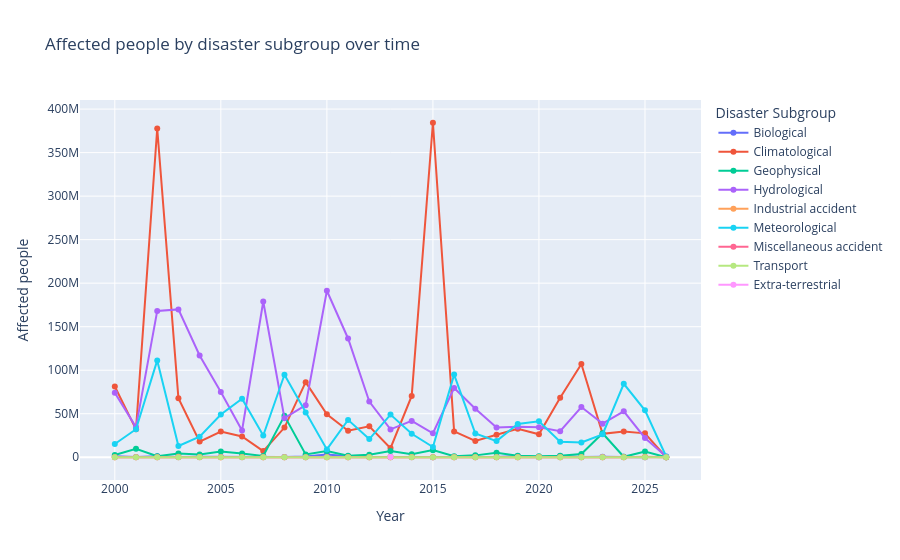

The cell this chart's notebook holds for it:
### Markdown cell above
## Affected people by disaster subgroup over time

This section examines how the number of people affected evolves over time across disaster subgroups. It helps connect the frequency of events with the human impact they generate.

### Code cell
affected_over_time = (
    df.groupby(["Start Year", "Disaster Subgroup"])
      .agg(
          events=("DisNo.", "count"),
          affected_people=("Total Affected", "sum")
      )
      .reset_index()
)

fig = px.line(
    affected_over_time,
    x="Start Year",
    y="affected_people",
    color="Disaster Subgroup",
    markers=True,
    title="Affected people by disaster subgroup over time"
)

fig.update_xaxes(title="Year")
fig.update_yaxes(title="Affected people")
fig.show()

### Figure 1 — Plotly figure (JSON) as saved in the notebook; plotly's stock layout.template omitted (floating-point values rounded to 4 significant figures)
{"data": [{"hovertemplate": "Disaster Subgroup=Biological<br>Start Year=%{x}<br>affected_people=%{y}<extra></extra>", "legendgroup": "Biological", "line": {"color": "#636efa", "dash": "solid"}, "marker": {"symbol": "circle"}, "mode": "lines+markers", "name": "Biological", "orientation": "v", "showlegend": true, "type": "scatter", "x": [2000, 2001, 2002, 2003, 2004, 2005, 2006, 2007, 2008, 2009, 2010, 2011, 2012, 2013, 2014, 2015, 2016, 2017, 2018, 2019, 2020, 2021, 2022, 2023, 2024, 2025], "xaxis": "x", "y": [1081848, 238544, 1203049, 151428, 564094, 435324, 294149, 474368, 413305, 992102, 3191565, 1156737, 156394, 315997, 192217, 92597, 153316, 359375, 214049, 1479160, 111929, 1545469, 219188, 462558, 431124, 17730], "yaxis": "y"}, {"hovertemplate": "Disaster Subgroup=Climatological<br>Start Year=%{x}<br>affected_people=%{y}<extra></extra>", "legendgroup": "Climatological", "line": {"color": "#EF553B", "dash": "solid"}, "marker": {"symbol": "circle"}, "mode": "lines+markers", "name": "Climatological", "orientation": "v", "showlegend": true, "type": "scatter", "x": [2000, 2001, 2002, 2003, 2004, 2005, 2006, 2007, 2008, 2009, 2010, 2011, 2012, 2013, 2014, 2015, 2016, 2017, 2018, 2019, 2020, 2021, 2022, 2023, 2024, 2025, 2026], "xaxis": "x", "y": [81265116, 32086893, 377721059, 67916408, 17992019, 29557897, 23859362, 7063157, 34126668, 86307074, 49403469, 30437901, 35569563, 10513735, 70460770, 384303934, 29684490, 18662137, 25809497, 32779357, 26358779, 68285690, 107193579, 26908696, 29616514, 27459675, 28332], "yaxis": "y"}, {"hovertemplate": "Disaster Subgroup=Geophysical<br>Start Year=%{x}<br>affected_people=%{y}<extra></extra>", "legendgroup": "Geophysical", "line": {"color": "#00cc96", "dash": "solid"}, "marker": {"symbol": "circle"}, "mode": "lines+markers", "name": "Geophysical", "orientation": "v", "showlegend": true, "type": "scatter", "x": [2000, 2001, 2002, 2003, 2004, 2005, 2006, 2007, 2008, 2009, 2010, 2011, 2012, 2013, 2014, 2015, 2016, 2017, 2018, 2019, 2020, 2021, 2022, 2023, 2024, 2025, 2026], "xaxis": "x", "y": [2605184, 9821774, 1128053, 4219415, 3200706, 6528464, 4237455, 1450847, 47553102, 3287687, 7107600, 1796424, 2873233, 7211623, 3348844, 8178563, 1185885, 2154381, 5224543, 1712034, 1161205, 1822908, 3713444, 27521297, 556510, 6555107, 16304], "yaxis": "y"}, {"hovertemplate": "Disaster Subgroup=Hydrological<br>Start Year=%{x}<br>affected_people=%{y}<extra></extra>", "legendgroup": "Hydrological", "line": {"color": "#ab63fa", "dash": "solid"}, "marker": {"symbol": "circle"}, "mode": "lines+markers", "name": "Hydrological", "orientation": "v", "showlegend": true, "type": "scatter", "x": [2000, 2001, 2002, 2003, 2004, 2005, 2006, 2007, 2008, 2009, 2010, 2011, 2012, 2013, 2014, 2015, 2016, 2017, 2018, 2019, 2020, 2021, 2022, 2023, 2024, 2025, 2026], "xaxis": "x", "y": [74169838, 34625381, 168093190, 169886170, 116995186, 75072803, 30752884, 178904284, 44917610, 59793437, 191276509, 136459972, 64022365, 32006882, 41750115, 27567090, 79502999, 55821391, 34315415, 35024105, 34532840, 29906316, 57666358, 38603738, 52753458, 22180399, 933887], "yaxis": "y"}, {"hovertemplate": "Disaster Subgroup=Industrial accident<br>Start Year=%{x}<br>affected_people=%{y}<extra></extra>", "legendgroup": "Industrial accident", "line": {"color": "#FFA15A", "dash": "solid"}, "marker": {"symbol": "circle"}, "mode": "lines+markers", "name": "Industrial accident", "orientation": "v", "showlegend": true, "type": "scatter", "x": [2000, 2001, 2002, 2003, 2004, 2005, 2006, 2007, 2008, 2009, 2010, 2011, 2012, 2013, 2014, 2015, 2016, 2017, 2018, 2019, 2020, 2021, 2022, 2023, 2024, 2025, 2026], "xaxis": "x", "y": [17142, 19345, 1678, 646273, 156556, 26433, 160809, 3402, 14256, 5635, 26681, 595, 3710, 8380, 284377, 25266, 12549, 498, 139, 4049, 306540, 736, 448, 20180, 433, 501849, 110], "yaxis": "y"}, {"hovertemplate": "Disaster Subgroup=Meteorological<br>Start Year=%{x}<br>affected_people=%{y}<extra></extra>", "legendgroup": "Meteorological", "line": {"color": "#19d3f3", "dash": "solid"}, "marker": {"symbol": "circle"}, "mode": "lines+markers", "name": "Meteorological", "orientation": "v", "showlegend": true, "type": "scatter", "x": [2000, 2001, 2002, 2003, 2004, 2005, 2006, 2007, 2008, 2009, 2010, 2011, 2012, 2013, 2014, 2015, 2016, 2017, 2018, 2019, 2020, 2021, 2022, 2023, 2024, 2025, 2026], "xaxis": "x", "y": [15162573, 32204586, 111267565, 12932737, 23576543, 49126630, 67170986, 24974818, 94822958, 51440738, 9036996, 42934989, 20878406, 49042016, 27018396, 11728871, 94952162, 27244905, 18560461, 38271675, 41319442, 17927832, 17043132, 26292351, 84424523, 53987280, 894334], "yaxis": "y"}, {"hovertemplate": "Disaster Subgroup=Miscellaneous accident<br>Start Year=%{x}<br>affected_people=%{y}<extra></extra>", "legendgroup": "Miscellaneous accident", "line": {"color": "#FF6692", "dash": "solid"}, "marker": {"symbol": "circle"}, "mode": "lines+markers", "name": "Miscellaneous accident", "orientation": "v", "showlegend": true, "type": "scatter", "x": [2000, 2001, 2002, 2003, 2004, 2005, 2006, 2007, 2008, 2009, 2010, 2011, 2012, 2013, 2014, 2015, 2016, 2017, 2018, 2019, 2020, 2021, 2022, 2023, 2024, 2025, 2026], "xaxis": "x", "y": [23613, 30785, 61064, 15342, 102384, 77493, 34615, 41384, 20609, 23175, 6990, 48476, 17483, 7349, 8997, 71620, 10435, 19028, 5355, 17849, 6786, 88940, 28830, 24553, 65104, 114313, 127], "yaxis": "y"}, {"hovertemplate": "Disaster Subgroup=Transport<br>Start Year=%{x}<br>affected_people=%{y}<extra></extra>", "legendgroup": "Transport", "line": {"color": "#B6E880", "dash": "solid"}, "marker": {"symbol": "circle"}, "mode": "lines+markers", "name": "Transport", "orientation": "v", "showlegend": true, "type": "scatter", "x": [2000, 2001, 2002, 2003, 2004, 2005, 2006, 2007, 2008, 2009, 2010, 2011, 2012, 2013, 2014, 2015, 2016, 2017, 2018, 2019, 2020, 2021, 2022, 2023, 2024, 2025, 2026], "xaxis": "x", "y": [7219, 3235, 5653, 5013, 47878, 6166, 3946, 3588, 3864, 4632, 3340, 6248, 3578, 6084, 3020, 5185, 5797, 2272, 2597, 1782, 1276, 53960, 5314, 3160, 1930, 2053, 641], "yaxis": "y"}, {"hovertemplate": "Disaster Subgroup=Extra-terrestrial<br>Start Year=%{x}<br>affected_people=%{y}<extra></extra>", "legendgroup": "Extra-terrestrial", "line": {"color": "#FF97FF", "dash": "solid"}, "marker": {"symbol": "circle"}, "mode": "lines+markers", "name": "Extra-terrestrial", "orientation": "v", "showlegend": true, "type": "scatter", "x": [2013], "xaxis": "x", "y": [301491], "yaxis": "y"}], "layout": {"legend": {"title": {"text": "Disaster Subgroup"}, "tracegroupgap": 0}, "title": {"text": "Affected people by disaster subgroup over time"}, "xaxis": {"anchor": "y", "domain": [0, 1], "title": {"text": "Year"}}, "yaxis": {"anchor": "x", "domain": [0, 1], "title": {"text": "Affected people"}}}}
